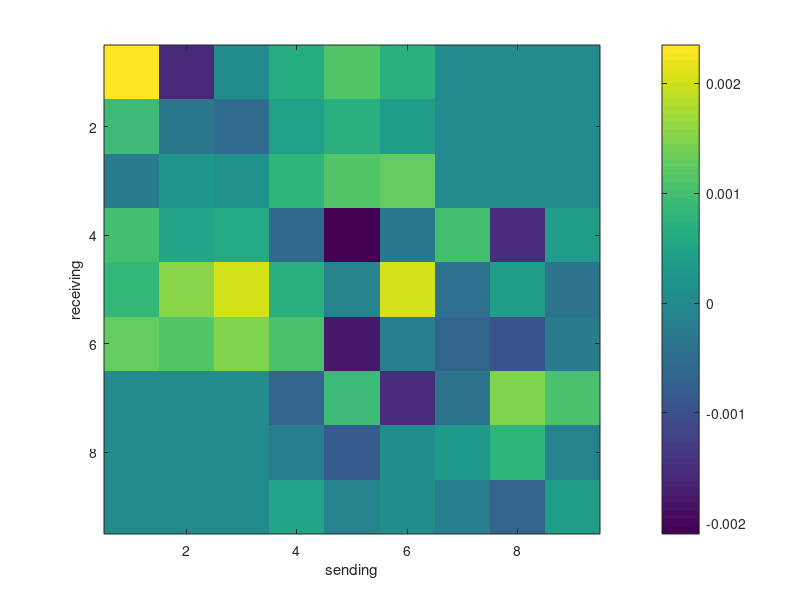
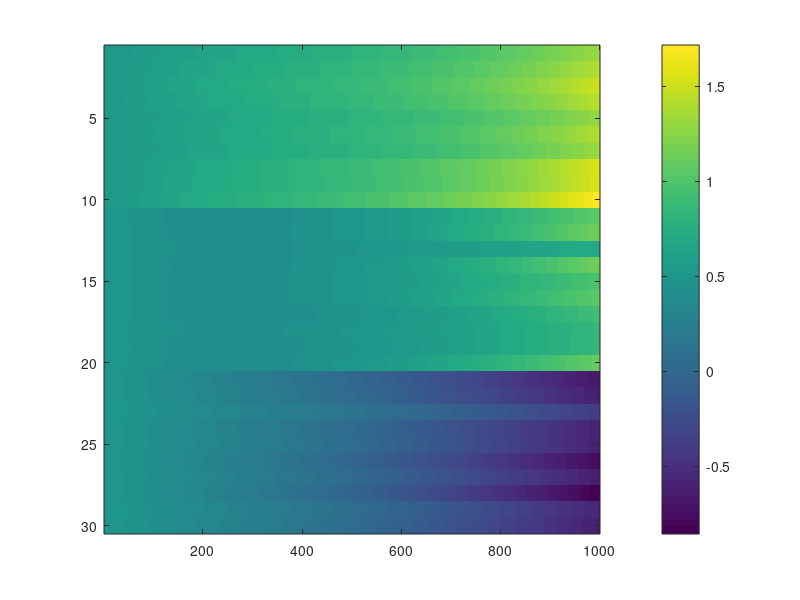
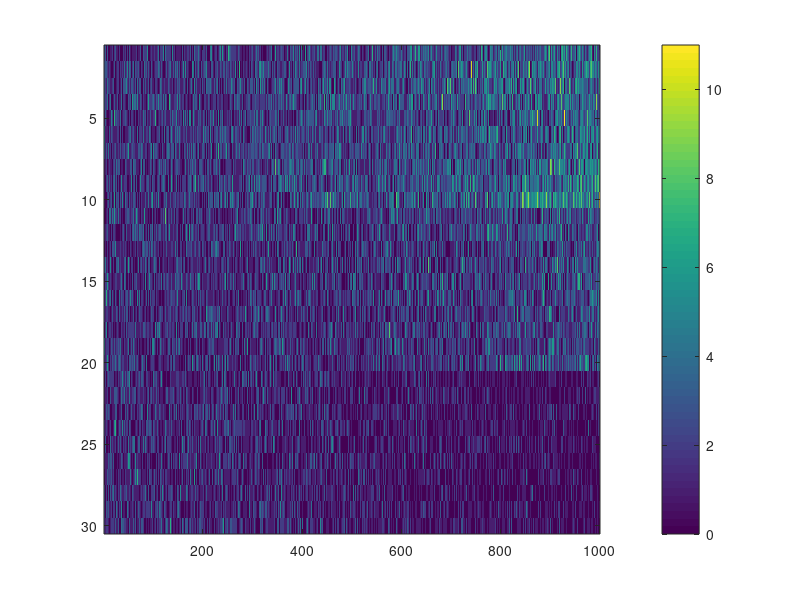

Here is the MATLAB script that generated these plots, in order: (Note: this script raises an error after producing the figures.)
addpath(genpath('D:\github\state-space-clustering'));

%% simulation
rng(1)
n = 10;
nClus = 3;
p = 3;
T = 1000;

Z = repelem(1:3, n);
d = ones(n*nClus,1)*0.5;
C_all = reshape(normrnd(6*1e-3,1e-3,n*nClus*p,1), [], p);
C_trans = zeros(n*nClus, p*nClus);
for k = 1:length(Z)
    C_trans(k, ((Z(k)-1)*p+1):(Z(k)*p)) = C_all(k,:);
end

X1 = zeros(p, T);
X2 = zeros(p, T);
X3 = zeros(p, T);

Q0 = eye(p)*1e-3;
mu1 = [1 0.9 0.8];
mu2 = [0.7 0.6 0.5];
mu3 = [0.4 0.3 0.2];
X1(:,1) = mvnrnd(mu1,Q0);
X2(:,1) = mvnrnd(mu2,Q0);
X3(:,1) = mvnrnd(mu3,Q0);
X = [X1; X2; X3];

b1 = ones(p,1)*0.05;
b2 = -ones(p,1)*0.05;
b3 = -ones(p,1)*0.05;
b = [b1;b2;b3];

Q1 = 1e-3*eye(p);
Q2 = 1e-4*eye(p);
Q3 = 1e-5*eye(p);
Q = blkdiag(Q1, Q2, Q3);

A_in = reshape(normrnd(0,1e-3,p*p*nClus,1), [], p, nClus);
A = blkdiag(A_in(:,:,1), A_in(:,:,2), A_in(:,:,3));
A((p+1):2*p, 1:p) = reshape(normrnd(1e-3,5*1e-4,p*p,1), [], p);
A(1:p, (p+1):2*p) = reshape(normrnd(1e-3,5*1e-4,p*p,1), [], p);
A((2*p+1):3*p, (p+1):2*p) = reshape(normrnd(-2*1e-4,5*1e-4,p*p,1), [], p);
A((p+1):2*p, (2*p+1):3*p) = reshape(normrnd(-2*1e-4,5*1e-4,p*p,1), [], p);
Aplot = A;
A(eye(size(A)) > 0) = 1;

figure(1)
imagesc(Aplot)
colorbar()
xlabel('sending')
ylabel('receiving')
% A = eye(nClus*p);

% let's generate lambda
logLam = zeros(n*nClus, T);
for t=2:T
    X(:, t) = mvnrnd(A*X(:, t-1) + b, Q)';
    logLam(:, t) = d + C_trans*X(:,t);
end

figure(2)
imagesc(logLam)
colorbar()

Y = poissrnd(exp(logLam));
figure(3)
imagesc(Y)
colorbar()

figure(4)
clusterPlot(Y, Z)

figure(5)
plot(X')

%% fitting
% assume now observe Y and Z
% later Y will be the only observation

ng = 10;

% pre-allocation
X_fit = zeros(nClus*p, T, ng);
d_fit = zeros(n*nClus, ng);
C_fit = zeros(n*nClus, p, ng);
x0_fit = zeros(nClus*p, ng);
Q0_fit = zeros(p, p, ng);
A_fit = zeros(nClus*p, nClus*p, ng);
b_fit = zeros(nClus*p, ng);
Q_fit = zeros(nClus*p, nClus*p, ng);

% initials
% initial for d_fit: 0
C_fit(:,:,1) = reshape(normrnd(0,1,n*nClus*p,1), [], p);
A_fit(:,:,1) = eye(nClus*p);
% initial for b_fit: 0
Q_fit(:,:,1) = eye(nClus*p)*1e-4;

C_trans_tmp = zeros(n*nClus, p*nClus);
for k = 1:length(Z)
    C_trans_tmp(k, ((Z(k)-1)*p+1):(Z(k)*p)) = C_fit(k,:,1);
end

x0_fit(:,1) = lsqr(C_trans_tmp,(log(mean(Y(:,1:10),2))-d_fit(:,1)));
Q0_fit(:,:,1) = eye(p);
Qc = repmat({Q0_fit(:,:,1)}, 1, nClus);
Q0Filt = blkdiag(Qc{:});

[X_fit(:,:,1),~,~] = ppasmoo_poissexp_v2(Y,C_trans_tmp,d_fit(:,1),...
    x0_fit(:,1),Q0Filt,A_fit(:,:,1),b_fit(:,1),Q_fit(:,:,1));

% prior parameters
mud0 = zeros(n*nClus,1);
Sigd0 = eye(n*nClus);

% Please do all the things blockwise,...
% to transfer smoothly to clustering problem
for g = 2:ng
    
    % (1) update latent vectors x_t^{(j)}
    % cannot do blockwise, because of interaction...
    % in the clustering case, need to reorder the observation and matrix...
    % here, I just ignore that for simpicity...
    Qc = repmat({Q0_fit(:,:,g-1)}, 1, nClus);
    Q0Filt = blkdiag(Qc{:});
    C_trans_tmp = zeros(n*nClus, p*nClus);
    for k = 1:length(Z)
        C_trans_tmp(k, ((Z(k)-1)*p+1):(Z(k)*p)) = C_fit(k,:,g-1);
    end
    
    [Xs,Ws,~] = ppasmoo_poissexp_v2(Y,C_trans_tmp,d_fit(:,g-1),...
        x0_fit(:,g-1),Q0Filt,A_fit(:,:,g-1),b_fit(:,g-1),Q_fit(:,:,g-1));
    X_fit(:,:,g) = mvnrnd(Xs',Ws)';
    
    % (2) update d: do things block-wise/reorder for clustering
    % here just don't do that for simplicity
    lamd = @(d) exp(C_trans_tmp*X_fit(:,:,g) + d);
    
    derd = @(d) sum(Y - lamd(d), 2) - inv(Sigd0)*(d - mud0);
    hesd = @(d) -diag(sum(lamd(d),2)) - inv(Sigd0);
    [mud,~,niSigd,~] = newton(derd,hesd,d_fit(:,g-1),1e-6,1000);
    Sigd = -inv(niSigd);
    d_fit(:,g) = mvnrnd(mud,Sigd)';
    
    % (3) update C: must do things block-wise here...
    
    
end









